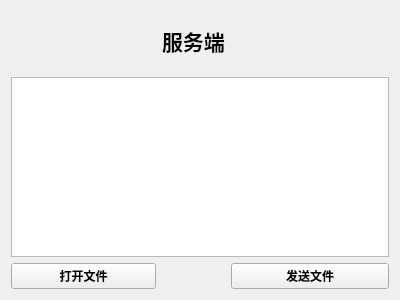
<?xml version="1.0" encoding="UTF-8"?>
<ui version="4.0">
 <class>TcpServerWidget</class>
 <widget class="QWidget" name="TcpServerWidget">
  <property name="geometry">
   <rect>
    <x>0</x>
    <y>0</y>
    <width>400</width>
    <height>300</height>
   </rect>
  </property>
  <property name="font">
   <font>
    <family>宋体</family>
    <weight>75</weight>
    <bold>true</bold>
   </font>
  </property>
  <property name="windowTitle">
   <string>TcpServerWidget</string>
  </property>
  <layout class="QGridLayout" name="gridLayout">
   <item row="0" column="0">
    <spacer name="horizontalSpacer">
     <property name="orientation">
      <enum>Qt::Horizontal</enum>
     </property>
     <property name="sizeHint" stdset="0">
      <size>
       <width>137</width>
       <height>20</height>
      </size>
     </property>
    </spacer>
   </item>
   <item row="0" column="1">
    <widget class="QLabel" name="label">
     <property name="minimumSize">
      <size>
       <width>0</width>
       <height>60</height>
      </size>
     </property>
     <property name="font">
      <font>
       <family>楷体</family>
       <pointsize>16</pointsize>
       <weight>75</weight>
       <bold>true</bold>
      </font>
     </property>
     <property name="text">
      <string>服务端</string>
     </property>
    </widget>
   </item>
   <item row="0" column="2">
    <spacer name="horizontalSpacer_2">
     <property name="orientation">
      <enum>Qt::Horizontal</enum>
     </property>
     <property name="sizeHint" stdset="0">
      <size>
       <width>158</width>
       <height>20</height>
      </size>
     </property>
    </spacer>
   </item>
   <item row="1" column="0" colspan="3">
    <widget class="QTextEdit" name="textEdit"/>
   </item>
   <item row="2" column="0">
    <widget class="QPushButton" name="buttonFile">
     <property name="font">
      <font>
       <family>宋体</family>
      </font>
     </property>
     <property name="text">
      <string>打开文件</string>
     </property>
    </widget>
   </item>
   <item row="2" column="2">
    <widget class="QPushButton" name="buttonSend">
     <property name="font">
      <font>
       <family>宋体</family>
      </font>
     </property>
     <property name="text">
      <string>发送文件</string>
     </property>
    </widget>
   </item>
  </layout>
 </widget>
 <layoutdefault spacing="6" margin="11"/>
 <resources/>
 <connections/>
</ui>
